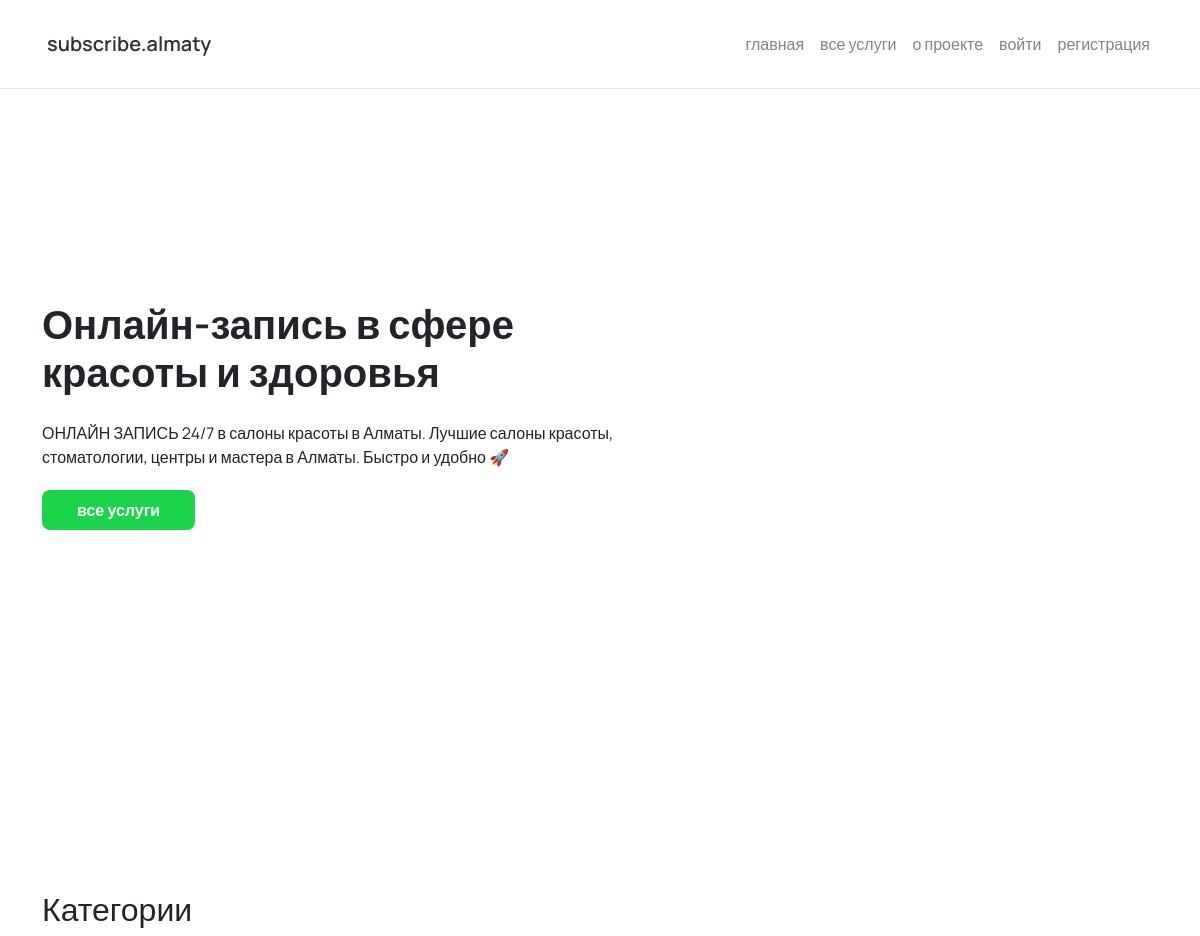
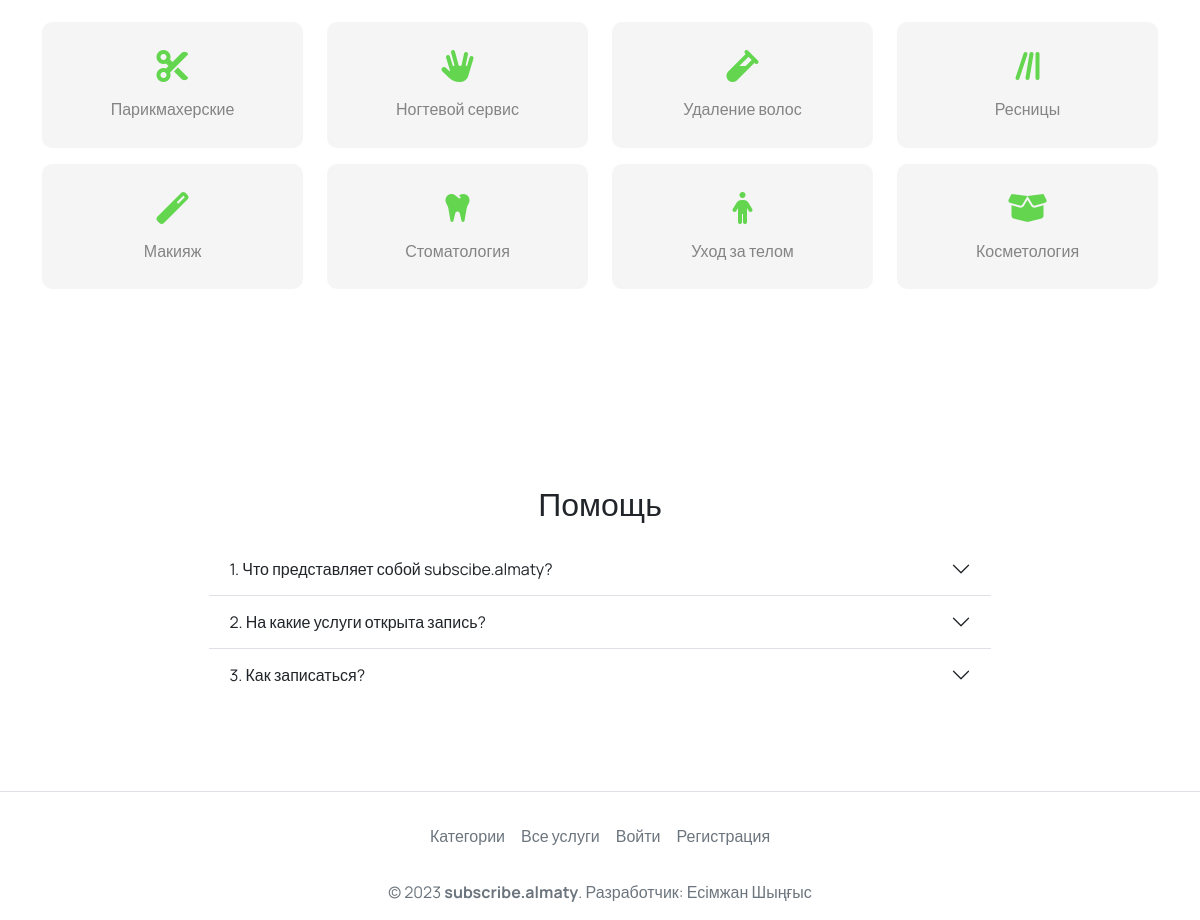
The page / on the database its author committed (2 pictures, top to bottom).
### coreApp/models.py (models this page shows, shortened)
class Category(models.Model):
    categoryName = models.CharField("Наименование категории", max_length=255)
    fontAwesomeClass = models.CharField("Font Awesome Icon", null=True, blank=True, max_length=255, default="")
    slug = models.SlugField(unique=True, blank=True, editable=False)
    class Meta:
        verbose_name = "Категория"
        verbose_name_plural = "Категории"

### coreApp/views.py (the view)
# urls.py: path('', views.homePage, name='homePage'),
def homePage(request):
    categories = Category.objects.all()
    return render(request, "app/home.html", {
        'categories': categories
    })

### coreApp/templates/app/home.html (shortened to what this page needs)
{% extends '../base.html' %}
{% load static %}
{% block content %}
    <div class="main">
        <div class="container">
            <div class="row">
                <div class="col-md-7">
                    <h1>Онлайн-запись в сфере красоты и здоровья</h1>
                    <p>ОНЛАЙН ЗАПИСЬ 24/7 в салоны красоты в Алматы. Лучшие салоны красоты, стоматологии, центры и мастера в Алматы. Быстро и удобно 🚀</p>
                    <a href="#categories" class="primary-button">Все услуги</a>
                </div>
                <div class="col-md-5">
                </div>
            </div>
        </div>
    </div>
    <div id="categories" class="categories">
        <div class="container">
            <h2>Категории</h2>
            <div class="row">
                {% for category in categories %}
                <div class="col-md-3 mb-3">
                    <a href="services/{{ category.slug }}" class="category-card">
                        <div class="icon" style="font-size: 32px;">
                            <i class="{{ category.fontAwesomeClass }}"></i>
                        </div>
                        <h4>{{ category.categoryName }}</h4>
                    </a>
                </div>
                {% endfor %}
            </div>
        </div>
    </div>
    <div class="faq">
        <div class="container">
            <h2 class="title">Помощь</h2>
            <div class="small-container">
                <div class="accordion accordion-flush" id="accordionFlushExample">
                    <div class="accordion-item">
                      <h2 class="accordion-header" id="flush-headingOne">
                        <button class="accordion-button collapsed" type="button" data-bs-toggle="collapse" data-bs-target="#flush-collapseOne" aria-expanded="false" aria-controls="flush-collapseOne">
                            1. Что представляет собой subscibe.almaty?
                        </button>
                      </h2>
                    </div>
                    <div class="accordion-item">
                      <h2 class="accordion-header" id="flush-headingTwo">
                        <button class="accordion-button collapsed" type="button" data-bs-toggle="collapse" data-bs-target="#flush-collapseTwo" aria-expanded="false" aria-controls="flush-collapseTwo">
                            2. На какие услуги открыта запись?
                        </button>
                      </h2>
                    </div>
                    <div class="accordion-item">
                      <h2 class="accordion-header" id="flush-headingThree">
                        <button class="accordion-button collapsed" type="button" data-bs-toggle="collapse" data-bs-target="#flush-collapseThree" aria-expanded="false" aria-controls="flush-collapseThree">
                            3. Как записаться?
                        </button>
                      </h2>
                    </div>
                </div>
            </div>
        </div>
    </div>
{% endblock %}

### coreApp/static/css/style.css (style rules this page uses)
* { font-family: 'Manrope', sans-serif; }
.primary-button { border: none; margin-top: 5px; display: inline-block; background-color: #1cd44c; color: #fff; border-radius: 8px; text-decoration: none; text-transform: lowercase; padding: 8px 35px; font-weight: 600; transition: 0.3s ease-in-out; }
.main { display: flex; align-items: center; height: 100vh; }
.main h1 { margin-bottom: 25px; padding-top: 30px; font-weight: 700; }
.categories { padding: 90px 0; }
.categories h2 { margin-bottom: 30px; }
.category-card { display: block; text-decoration: none; padding: 20px; background-color: #f5f5f5; color: #848484; border-radius: 10px; height: 100%; transition: 0.3s ease-in-out; text-align: center; }
.category-card h4 { font-size: 16px; }
.icon { color: #63d54f; font-size: 32px; margin-bottom: 10px; }
.faq { padding: 90px 0; }
.faq .title { text-align: center; margin-bottom: 20px; }
.small-container { width: 70%; margin: 0 auto; }

### rows shown on the page
Category: categoryName "Парикмахерские"
Category: categoryName "Ногтевой сервис"
Category: categoryName "Удаление волос"
Category: categoryName "Ресницы"
Category: categoryName "Макияж"
Category: categoryName "Стоматология"
Category: categoryName "Уход за телом"
Category: categoryName "Косметология"
